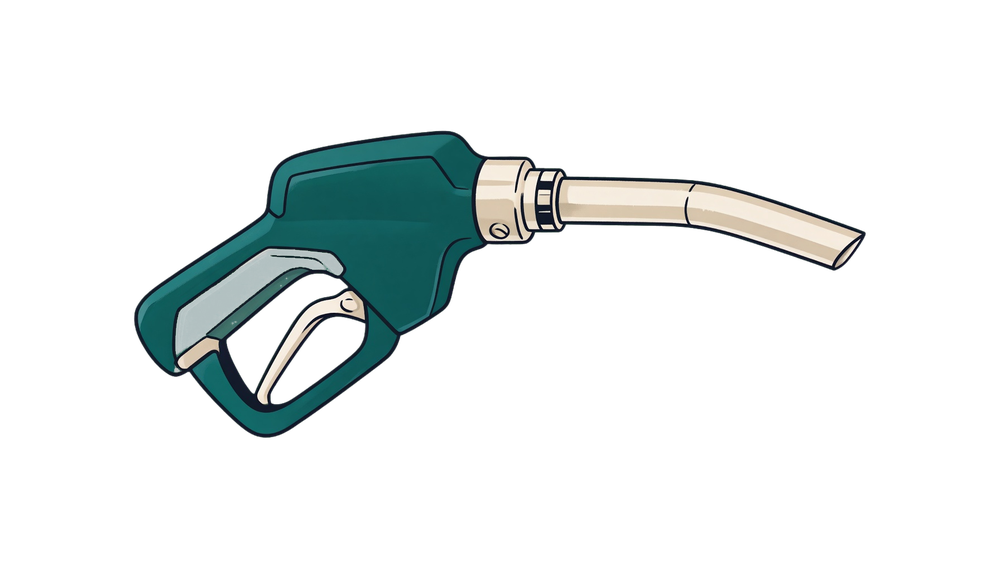
#> input picture assets-canon/automotive/fuel-nozzle-v1.png, 1000 x 562 px, shrunk from 1792 x 1008 before the run; its folder holds 3 pictures in this run
$ python measure_raster_assets.py
#> lines starting #> are read from the running program, lines starting #| are printed output that depends on the picture
from pathlib import Path

from PIL import Image


ROOT = Path(__file__).resolve().parents[2]
ASSET_DIR = ROOT / "assets-canon" / "automotive"


for path in sorted(ASSET_DIR.iterdir()):
    if path.suffix.lower() not in {".png", ".jpg", ".jpeg"}:
        continue

    with Image.open(path) as image:
#> image is the input picture: PIL image 1000x562 RGBA; mean R, G, B, A 10.7, 15.9, 15.5, 33.5
        alpha = image.getchannel("A") if "A" in image.getbands() else None
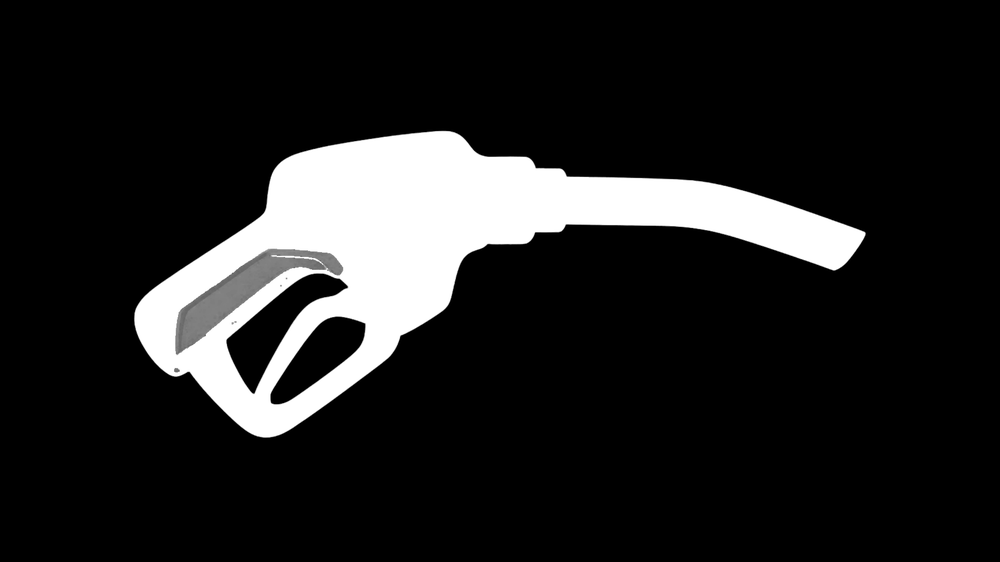
#> alpha: PIL image 1000x562 L; min 0, max 255, mean 33.5
        bounds = alpha.getbbox() if alpha is not None else (0, 0, image.width, image.height)
#> bounds = (131, 128, 868, 440)
        corners = (
            [
                alpha.getpixel((0, 0)),
                alpha.getpixel((image.width - 1, 0)),
                alpha.getpixel((0, image.height - 1)),
                alpha.getpixel((image.width - 1, image.height - 1)),
            ]
            if alpha is not None
            else []
        )
#> corners = [0, 0, 0, 0]
        print(
            f"{path.name}: canvas={image.width}x{image.height} "
            f"bounds={bounds} corner_alpha={corners}"
        )
#| fuel-nozzle-v1.png: canvas=1000x562 bounds=(131, 128, 868, 440) corner_alpha=[0, 0, 0, 0]
#> pass 2 of the loop `for path in sorted(ASSET_DIR.iterdir()):`:
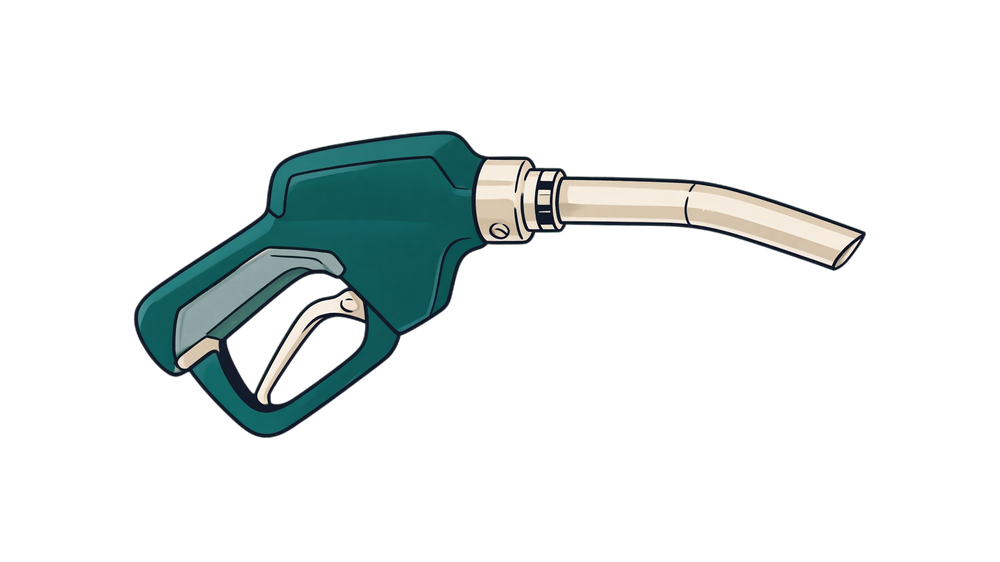
#> input picture assets-canon/automotive/fuel-nozzle-v2.png, 1000 x 562 px, shrunk from 1792 x 1008 before the run
#> image is the input picture: PIL image 1000x562 RGBA; mean R, G, B, A 10.7, 15.9, 15.5, 34.1
#> `alpha = image.getchannel("A") if "A" in image.getbands() else None`:
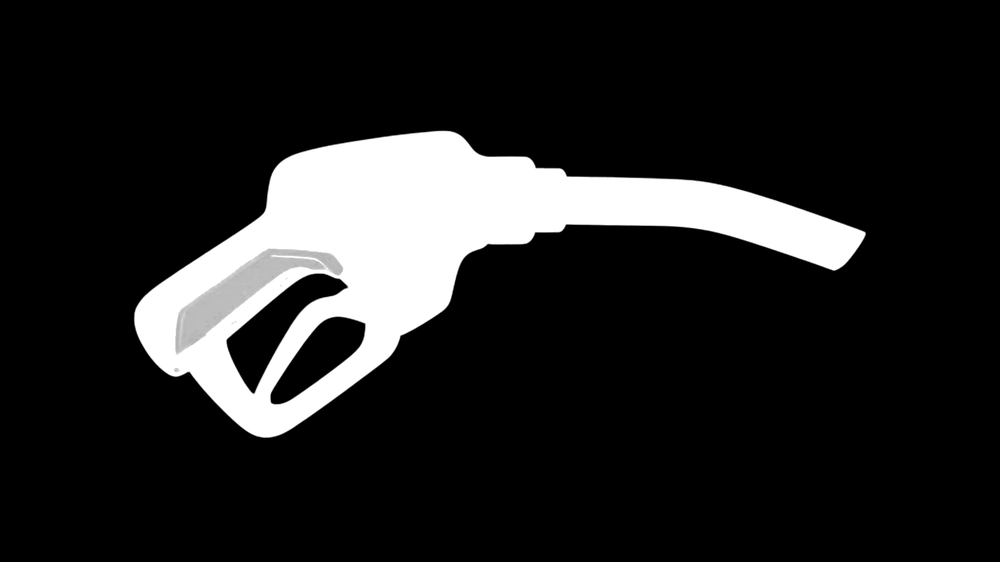
#> alpha: PIL image 1000x562 L; min 0, max 255, mean 34.1
#> bounds = (131, 128, 993, 562)
#| fuel-nozzle-v2.png: canvas=1000x562 bounds=(131, 128, 993, 562) corner_alpha=[0, 0, 0, 0]
#> pass 3 of the loop `for path in sorted(ASSET_DIR.iterdir()):`:
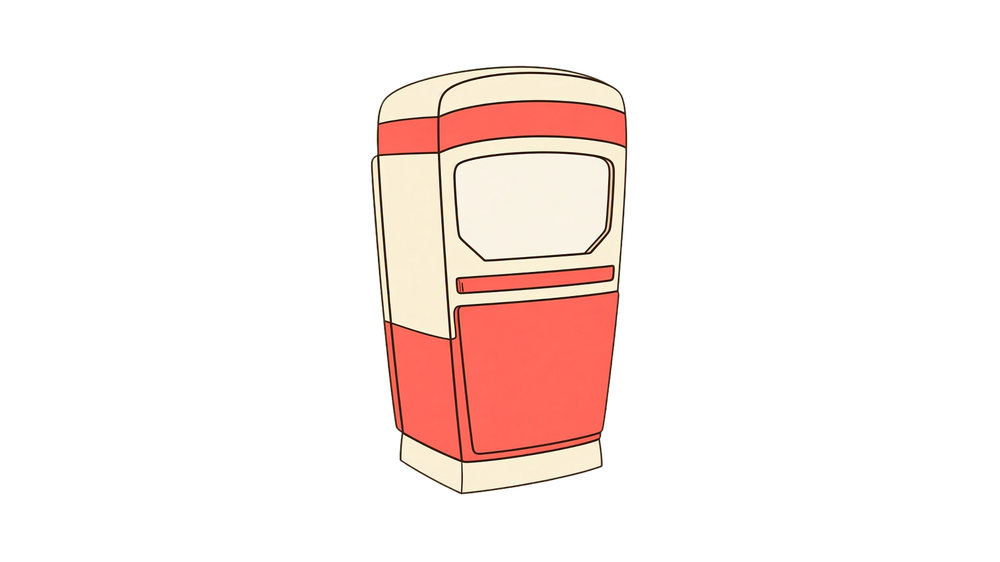
#> input picture assets-canon/automotive/fuel-pump-v1.png, 1000 x 562 px, shrunk from 1792 x 1008 before the run
#> image is the input picture: PIL image 1000x562 RGBA; mean R, G, B, A 39.7, 28.2, 25, 43.1
#> `alpha = image.getchannel("A") if "A" in image.getbands() else None`:
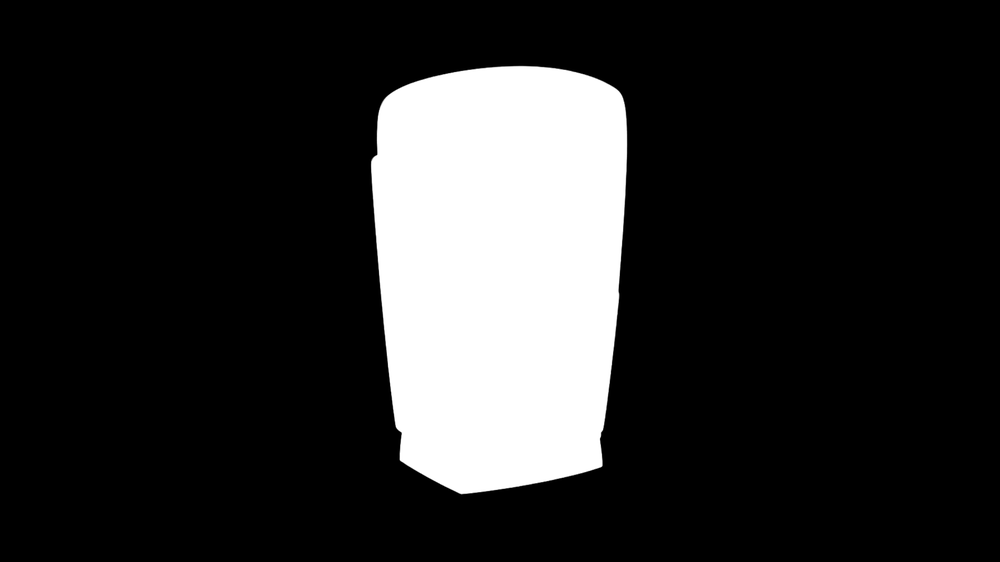
#> alpha: PIL image 1000x562 L; min 0, max 255, mean 43.1
#> bounds = (368, 63, 630, 497)
#| fuel-pump-v1.png: canvas=1000x562 bounds=(368, 63, 630, 497) corner_alpha=[0, 0, 0, 0]
